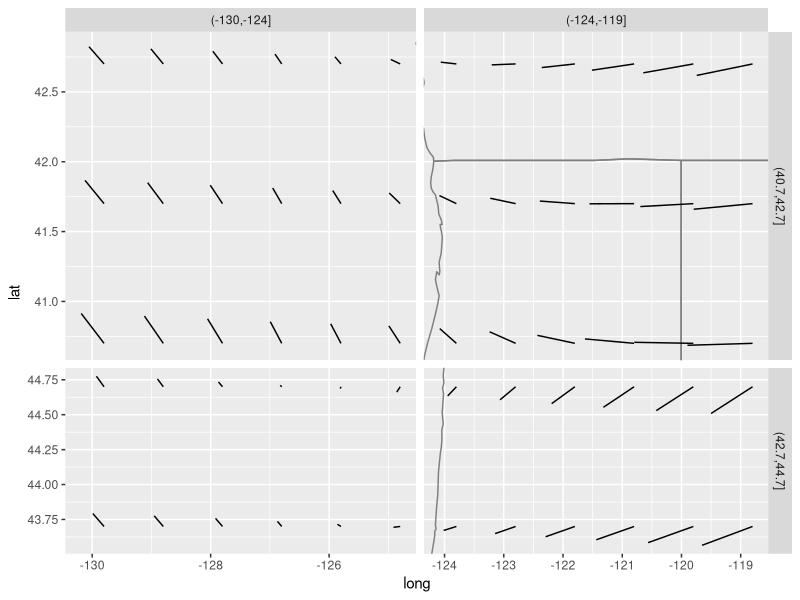

Source code (R):
library(ggplot2)


### Name: annotation_map
### Title: Annotation: a maps
### Aliases: annotation_map

### ** Examples

if (require("maps")) {
usamap <- map_data("state")

seal.sub <- subset(seals, long > -130 & lat < 45 & lat > 40)
ggplot(seal.sub, aes(x = long, y = lat)) +
  annotation_map(usamap, fill = "NA", colour = "grey50") +
  geom_segment(aes(xend = long + delta_long, yend = lat + delta_lat))

seal2 <- transform(seal.sub,
  latr = cut(lat, 2),
  longr = cut(long, 2))

ggplot(seal2,  aes(x = long, y = lat)) +
  annotation_map(usamap, fill = "NA", colour = "grey50") +
  geom_segment(aes(xend = long + delta_long, yend = lat + delta_lat)) +
  facet_grid(latr ~ longr, scales = "free", space = "free")
}
